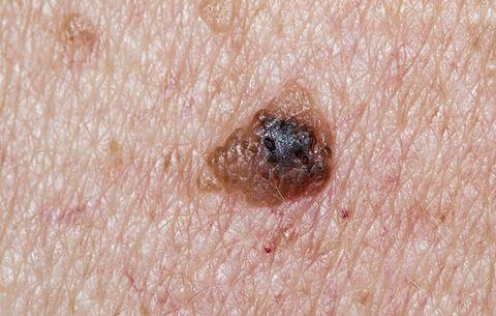
#> input picture Tests/FROM_SERVER.png, 496 x 316 px; its folder holds only this picture in this run
$ python -i countPores.py   (imports and definitions only)
#> lines starting #> are read from the running program, lines starting #| are printed output that depends on the picture; after the words box and inside, x2 and y2 are one past the last pixel; in counts of white or black regions, pixels touching at a corner belong together
import math
import cv2
from skimage.transform import resize
from skimage.morphology import binary_erosion
from matplotlib import pyplot as plt
from skimage.io import imread
from skimage.measure import label, regionprops
from skimage.color import label2rgb
from PIL import Image
import grpc
import sys
import cv2 as cv

import os
import io
import numpy as np

sys.path.append( '../../GRPC/LesionSegmentation/ML' )
import lesionSegmentation_pb2
import lesionSegmentation_pb2_grpc

ROOT = '/home/viktor/Projects/Univer/Sem8/Deploma/Deploma'
FOLDER_PATH = 'ML/PoresSegmentation'
IMAGES_PATH = 'Images'
BASE_IMAGE_PATH = 'mole_pores2.jpg'
LESION_BW_PATH = 'after.png'

def save_image(image, file_name, is_gray = False ):
  """
  Save numpy array as png.

  :param image: numpy array
  :param file_name: name of file
  :param is_gray: is this image gray
  :return: returns nothing
  """
  cmap = None
  if is_gray:
    cmap = 'gray'
  plt.imshow(image, interpolation='nearest', cmap = cmap)
  plt.axis('off')
  plt.savefig(os.path.join(IMAGES_PATH, file_name), bbox_inches='tight', pad_inches = 0)

def CLAHE_to_image (image):
  bgr = image

  lab = cv2.cvtColor(bgr, cv2.COLOR_BGR2LAB)

  lab_planes = cv2.split(lab)
  clahe = cv2.createCLAHE(clipLimit=2.0,tileGridSize=(8,8))

  lab_planes = list(lab_planes)

  lab_planes[0] = clahe.apply(lab_planes[0])

  lab = cv2.merge(lab_planes)

  bgr = cv2.cvtColor(lab, cv2.COLOR_LAB2BGR)


  size = (256, 256)
  bgr = resize(bgr, size, mode='constant', anti_aliasing=True)
  return bgr

# [6 lines left out: function thinning, not called in this run]

def make_resized_bw_image (readed_image):
  print("before resized image")
  size = (256, 256)
  image = resize(readed_image, size, mode='constant', anti_aliasing=True)
  print("after resized image")

  save_image(image, 'nearest.jpg')

  # Синий канал
  print("before blue")
  gray_image = image[:,:,2]
  save_image(gray_image, 'nearest_gray.jpg', True)
  print("after blue")

  print("before CLAHE")
  print("type(readed_image) = " + str(type(readed_image)))
  print("readed_image.shape = "+ str(readed_image.shape))
  bgr = CLAHE_to_image(readed_image)
  save_image(bgr, 'clahe.jpg', True)
  print("afte Clahe")


  threshold = 0.25 # 0.
  bw = bgr < threshold
  bw = bw[:,:,2]
  save_image(bw, 'threshold.jpg', True)
  return bw


# [166 lines left out: functions lesion_subtraction, count_regions, count_radius, thinning_and_count_regions, segment_lesion_bw, lesion_proportion and 3 more, not called in this run]

>>> import cv2
>>> picture = cv2.imread('../../Tests/FROM_SERVER.png')
#> picture is the input picture: shape (316, 496, 3); mean B, G, R 153.8, 164.6, 199.3
>>> result = make_resized_bw_image(picture)
#> in make_resized_bw_image, `image = resize(readed_image, size, mode='constant', anti_aliasing=True)`:
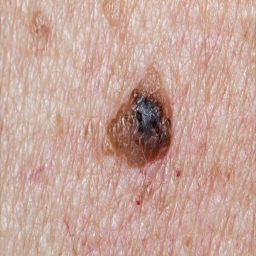
#> image: shape (256, 256, 3) float64; mean B, G, R 0.603, 0.645, 0.781
#> in make_resized_bw_image, `gray_image = image[:,:,2]`:
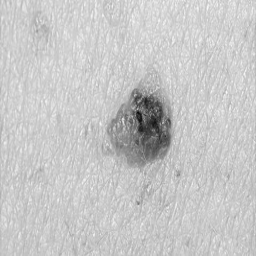
#> gray_image: shape (256, 256) float64; min 0.0541, max 0.981, mean 0.781
#> call 2 of save_image, with file_name = 'nearest_gray.jpg', is_gray = True
#> in save_image (call 2), `plt.savefig(os.path.join(IMAGES_PATH, file_name), bbox_inches='tight',..`:
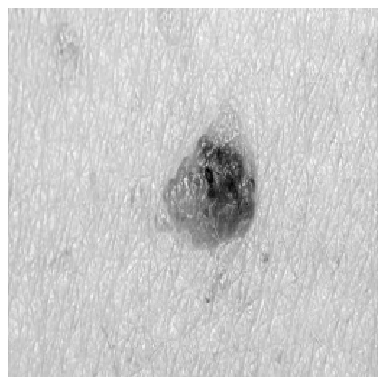
#> figure drawn by matplotlib, 1 panel; B, G, R data is drawn as R, G, B
#| type(readed_image) = <class 'numpy.ndarray'>
#| readed_image.shape = (316, 496, 3)
#> in CLAHE_to_image, `lab = cv2.cvtColor(bgr, cv2.COLOR_BGR2LAB)`: lab: shape (316, 496, 3); mean of channels 0, 1, 2 179.3, 139.2, 138.6
#> in CLAHE_to_image, `lab_planes = list(lab_planes)`: lab_planes = 3 items
#> in CLAHE_to_image, `lab = cv2.merge(lab_planes)`: lab: shape (316, 496, 3); mean of channels 0, 1, 2 160.5, 139.2, 138.6
#> in CLAHE_to_image, `bgr = cv2.cvtColor(lab, cv2.COLOR_LAB2BGR)`:
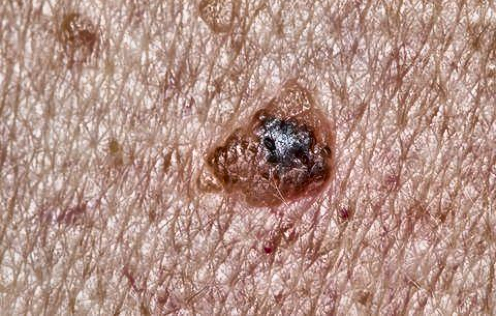
#> bgr: shape (316, 496, 3); mean B, G, R 135.1, 145.6, 179.1
#> in CLAHE_to_image, `bgr = resize(bgr, size, mode='constant', anti_aliasing=True)`:
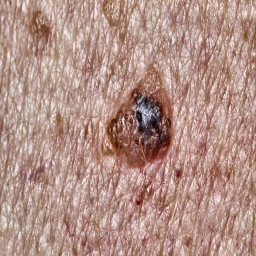
#> bgr: shape (256, 256, 3) float64; mean B, G, R 0.53, 0.571, 0.702
#> in make_resized_bw_image, `bw = bgr < threshold`:
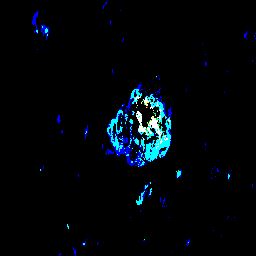
#> bw: shape (256, 256, 3) bool; mean B, G, R 0.0396, 0.0241, 0.00523
#> in make_resized_bw_image, `bw = bw[:,:,2]`:
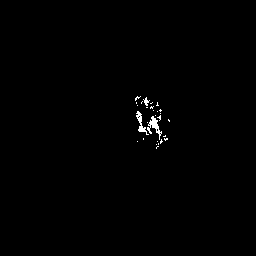
#> bw: shape (256, 256) bool; 0.52% white in thin lines or dots, all inside (x1, y1, x2, y2) = (135, 96, 170, 149)
